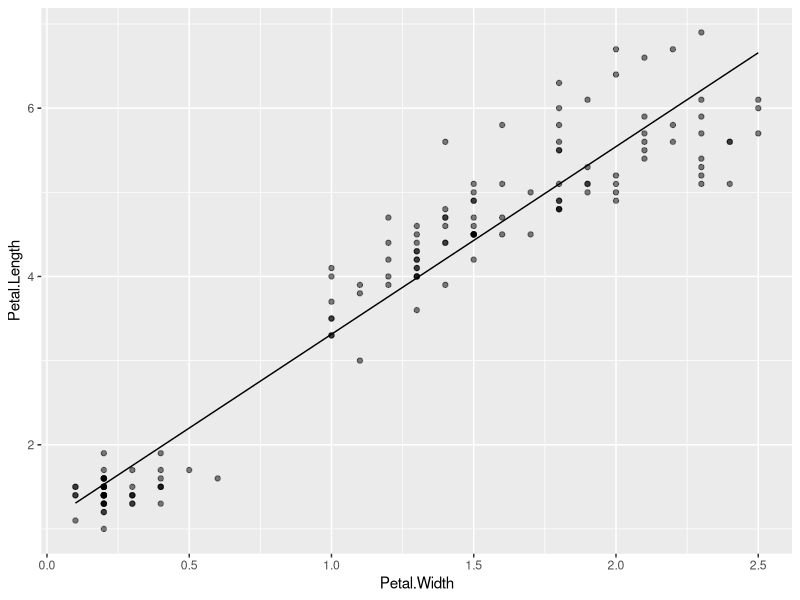

Generate this figure with R:
# setup -------------------------------------------------------------------
rm(list = ls())
library(tidyverse)


# Normality assumption ----------------------------------------------------

iris <- as_tibble(iris)
print(iris)
distinct(iris, Species)

m_iris <- lm(Petal.Length ~ Petal.Width + Species,
             data = iris)
eps <- resid(m_iris)
shapiro.test(eps) ## use shapiro wilk test on residuals


# Model Interpretation ----------------------------------------------------
## Extract intercept values for each species from object m_iris
model_sum <- summary(m_iris)

#First attempt is incorrect because intercepts are related to initial intercept
# int_vers <- model_sum$coefficients[3,1]
# int_virg <- model_sum$coefficients[4,1]
# int_set <- model_sum$coefficients[1,1]

## Akira's example
b <- coef(m_iris) #stores the coefficients
a <- NULL

#intercept for setosa
a[1] <- b[1]

#intercept for versicolor
a[2] <- b[1] + b[3]

#intercept for virginica
a[3] <- b[1] + b[4]


# Alternative model -------------------------------------------------------

# develop a model excluding the Species variable and create a new figure

lm_iris <- lm(Petal.Length ~ Petal.Width,
   data = iris)

df_pred <- iris %>% 
        reframe(Petal.Width = seq(min(Petal.Width),
                                  max(Petal.Width),
                                  length = 100))

y_pred <- predict(lm_iris,
                  newdata = df_pred)
df_pred <- df_pred %>% 
        mutate(y_pred = y_pred)
iris %>% 
        ggplot(aes(x = Petal.Width,
                   y = Petal.Length)) +
        geom_point(alpha = 0.5) +
        geom_line(data = df_pred,
                  aes(y = y_pred))
